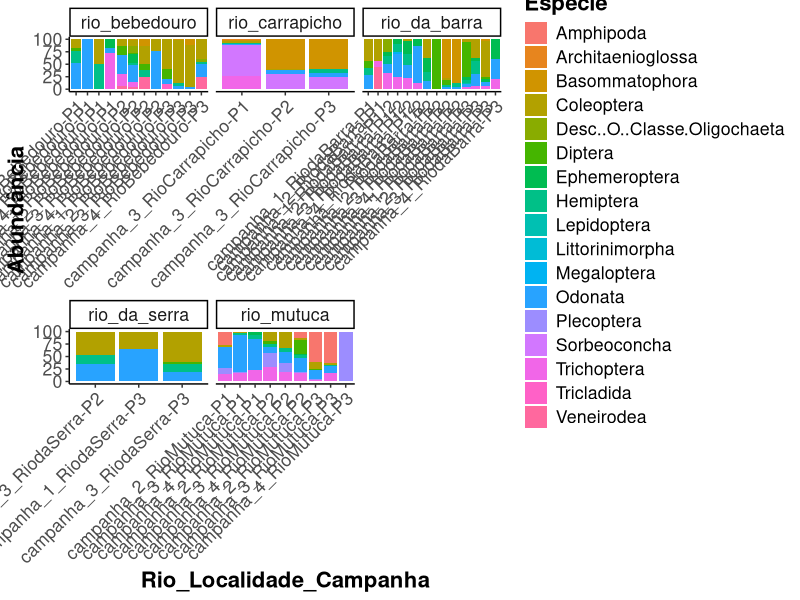

Write R code to recreate this figure. (Note: this script raises an error after producing the figure.)
# Próximos passos
## 1. Fazer gráfico de abundância relativa por ordem
## 2. Fazer gráfico de abundância relativa por família
## 3. Renomear as campanhas e o nome dos pontos 
##### Ex.Rio Bebedouro - RBE - Campanha 1 - C1 


library(tidyverse)



df <- read.csv("dados/processado/matriz_comunidades_ordens_imaturos_largo.csv")
colnames(df)
taxa <- colnames(df)[-(1:4)]

df_long <- df %>%
  pivot_longer(
    cols = taxa,
    names_to = "Ordem",
    values_to = "Abundancia"
  ) %>%
  filter(method == "D Net") %>%
  group_by(campanha, rio, locality_name) %>%
  mutate(
    abundancia_total = sum(Abundancia),
    abundancia_relativa = Abundancia / abundancia_total * 100
  )



   #%>%
  # mutate(
  #   estrato = fct_relevel(
  #     estrato,
  #     c("praia_superior", "meio", "oceano_inferior")
  #   ),
  #   Especie = fct_relevel(
  #     Especie,
  #     c("ourico", "ofiuridio", "pepino", "satelite" )
  #   ),
    # eixo = interaction(estrato, ponto, replica, sep = "_"),
    # ponto = fct_relevel(
    #   ponto,
    #   c("direita", "esquerda")
    # )
  # ) %>%
  # mutate(
  #   eixo = factor(eixo, levels = unique(eixo)
  #   )
  # ) %>% 
  # mutate(
  #   estrato = fct_recode(
  #     estrato,
  #     "Superior" = "praia_superior",
  #     "Intermediário" = "meio",
  #     "Inferior" = "oceano_inferior",
  #   ),
  #   ponto = fct_recode(
  #     ponto,
  #     "Leste" = "direita",
  #     "Oeste" = "esquerda"
  #   ),
  #   Especie = fct_recode(
  #     Especie,
  #     "Eucidaris tribuloides" = "satelite",
  #     "Echinometra lucunter" = "ourico",
  #     "Desc. em Ophiuroidea" = "ofiuridio",
  #     "Holothuria grisea" = "pepino"
  #   ),
  #   label = interaction(ponto, replica, sep = " ")
  # )


plot <- 
  ggplot(
    df_long, 
    aes(
      x = interaction(campanha, locality_name, sep = "_"),
      y = abundancia_relativa, fill = Ordem
    )
  ) +
  geom_bar(stat = "identity", position = "stack") +
  facet_wrap(~rio, scales = "free_x") +
  theme_classic() +
  theme(axis.text.x = element_text(angle = 45, vjust = 1, hjust = 1)) +
  # scale_x_discrete(labels = function(x) df_long$label[match(x, df_long$eixo)]) +
  # Colocar legenda em negrito
  theme(
    legend.title = element_text(face = "bold"),
    axis.title = element_text(face = "bold"),
    text = element_text(size = 16)
  ) +
  labs(
    x = "Rio_Localidade_Campanha",
    y = "Abundância",
    fill = "Espécie"
  )

ggsave(
  "figuras/abundancia_ouricos_estratos.png",
  plot,
  width = 10,
  height = 6
)

# somar bichos
df_summarised <- df_long %>%
  group_by(Especie) %>%
  summarise(
    abundancia_individual = sum(Abundancia)) %>%
  ungroup() %>%
  mutate(
    abundancia_total = sum(abundancia_individual),
    abundancia_relativa = abundancia_individual / abundancia_total
  )

df_summarised <- df_long %>%
  group_by(estrato) %>%
  summarise(
    abundancia_individual = sum(Abundancia)) %>%
  ungroup() %>%
  mutate(
    abundancia_total = sum(abundancia_individual),
    abundancia_relativa = abundancia_individual / abundancia_total
  )
